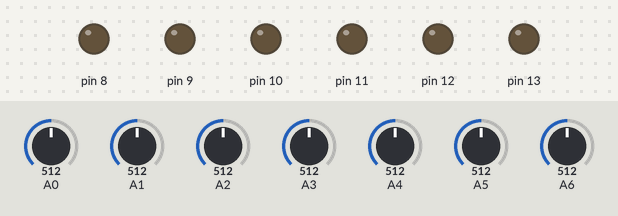
Simulated run of this sketch. Board: Arduino Uno, built with avr-gcc and run on an emulated ATmega328P. On the bench: output pins drawn as LEDs (lit = HIGH). Inputs (shaded band) come from the test bench; at power-on: A0 = 512, A1 = 512, A2 = 512, A3 = 512, A4 = 512, A5 = 512, A6 = 512.

Above: at 1.2 s.
1.3 s: A0 set to 782
2.8 s: A0 set to 817
At 3.4 s:
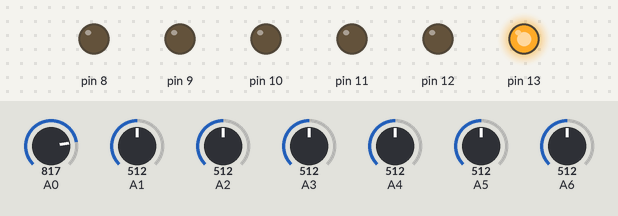
4.3 s: A1 set to 788
5.8 s: A1 set to 819
At 6.9 s:
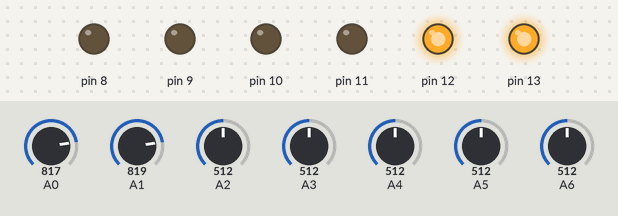
7.3 s: A2 set to 789
8.8 s: A2 set to 816
At 9.2 s:
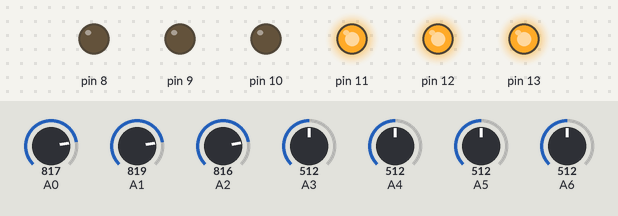
Timing chart, 0 to 11.3 s (numbered marks = the images above; inputs shaded):
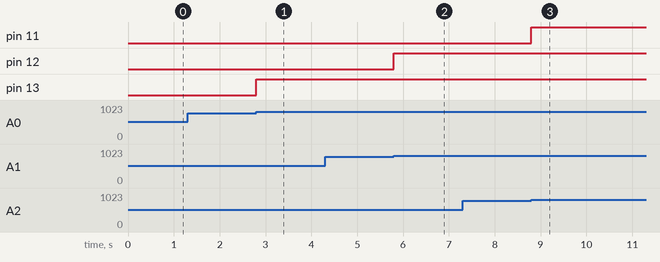

The sketch:

tabla_inteligenta.ino
```cpp
long x0,x1,x2,x3,x4,x5;
int nr0,nr1,nr2,nr3,nr4,nr5;
unsigned long timer0,timer1,timer2,timer3,timer4,timer5;

void setup(){
Serial.begin(9600);
pinMode(13, OUTPUT);
pinMode(12, OUTPUT);
pinMode(11, OUTPUT);
pinMode(10, OUTPUT);
pinMode(9, OUTPUT);
pinMode(8, OUTPUT);
}

void loop(){
int nr0=analogRead(0),nr1=analogRead(1),nr2=analogRead(2),nr3=analogRead(3),nr4=analogRead(4),nr5=analogRead(5),nr6=analogRead(6);
unsigned long timer0 = millis();
unsigned long timer1 = millis();
unsigned long timer2 = millis();
unsigned long timer3 = millis();
unsigned long timer4 = millis();
unsigned long timer5 = millis();

if(nr0>800)
  {digitalWrite(13, HIGH);
   x0 = timer0;}
if(timer0 - x0 > 5000)
   {digitalWrite(13, LOW);}

if(nr1>800)
  {digitalWrite(12, HIGH);
   x1 = timer1;}
if(timer1 - x1 > 5000)
   {digitalWrite(12, LOW);}

if(nr2>800)
  {digitalWrite(11, HIGH);
   x2 = timer2;}
if(timer2 - x2 > 5000)
   {digitalWrite(11, LOW);}

if(nr3>800)
  {digitalWrite(10, HIGH);
   x3 = timer3;}
if(timer3 - x3 > 5000)
   {digitalWrite(10, LOW);}

if(nr4>800)
  {digitalWrite(9, HIGH);
   x4 = timer4;}
if(timer4 - x4 > 5000)
   {digitalWrite(9, LOW);}

if(nr5>800)
  {digitalWrite(8, HIGH);
   x5 = timer5;}
if(timer5 - x5 > 5000)
   {digitalWrite(8, LOW);}
}
```

Measured:
- the behaviour switches between 800 and 801 on A0 (found by bisection; images 0 and 1)
- the behaviour switches between 800 and 801 on A1 (found by bisection; images 1 and 2)
- the behaviour switches between 800 and 801 on A2 (found by bisection; images 2 and 3)
- after the input at 1.3 s, every drawn part: stays the same
- after the input at 2.8 s, pin 13: LOW → HIGH at once
- after the input at 4.3 s, every drawn part: stays the same
- after the input at 5.8 s, pin 12: LOW → HIGH at once
- after the input at 7.3 s, every drawn part: stays the same
- after the input at 8.8 s, pin 11: LOW → HIGH at once
